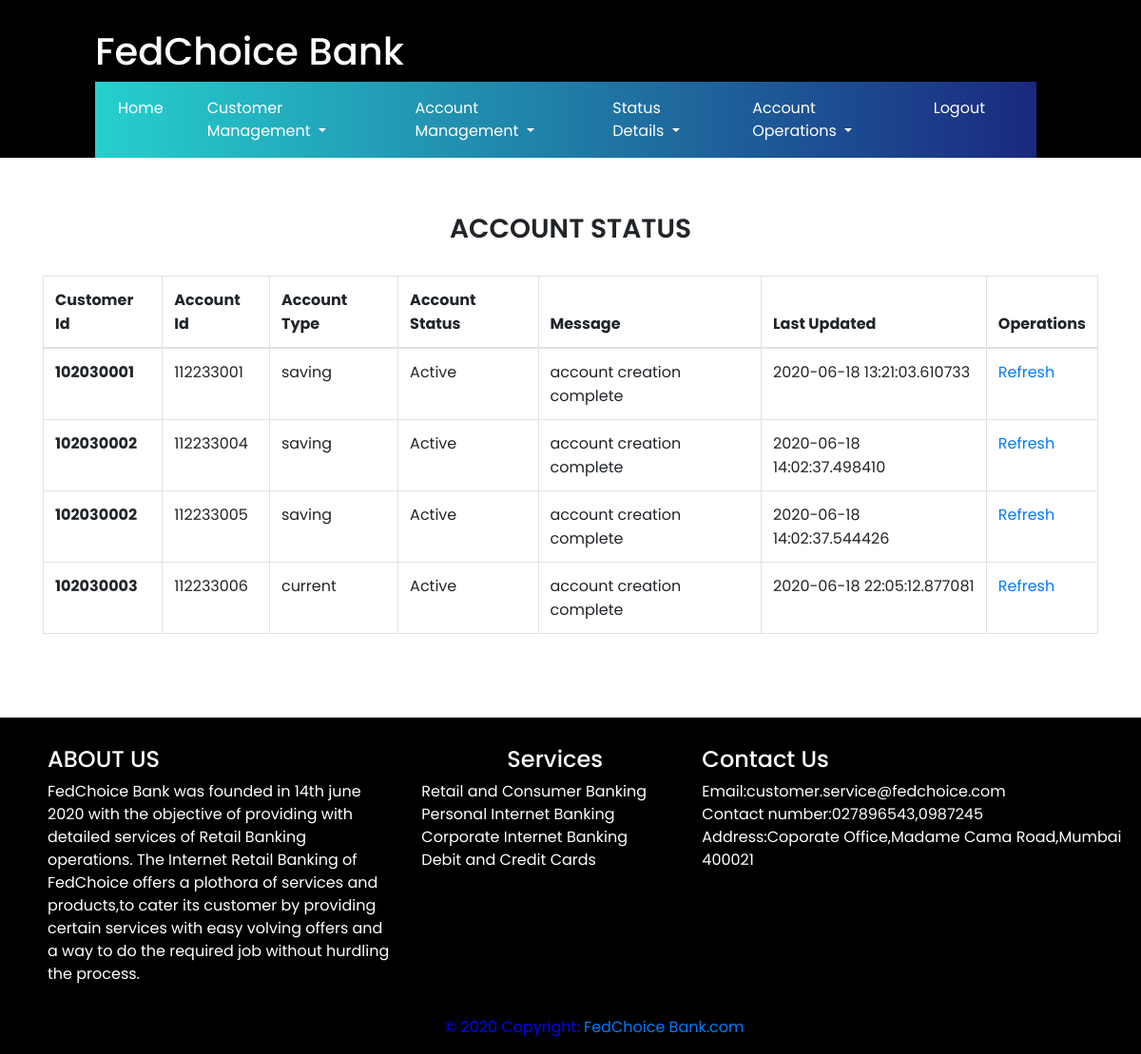
The app's page /account_status (signed in) with its own data.
### app/models.py (models this page shows)
class AccountStatus(db.Model):
    id = db.Column(db.Integer, primary_key=True, autoincrement=True)
    cust_id = db.Column(db.Integer, db.ForeignKey('customer.cust_id'), nullable=False)
    acc_id = db.Column(db.Integer, db.ForeignKey('account.acc_id'), nullable=False)
    status = db.Column(db.String(128))
    message = db.Column(db.String(128))
    customer = db.relationship('Customer', lazy='select', backref=db.backref('account_status', lazy='joined'))
    account = db.relationship('Account', lazy='select', backref=db.backref('account_status', lazy='joined'))
    last_updated = db.Column(db.DateTime, default=datetime.now, onupdate=datetime.now)

class Account(db.Model):
    def generate_id(self):
        last_id = db.session.query(db.func.max(Account.acc_id)).scalar()
        if last_id is not None:
            return last_id + 1
        return 112233001
    acc_id = db.Column(db.Integer, primary_key=True, default=generate_id)
    cust_id = db.Column(db.Integer, db.ForeignKey('customer.cust_id'))
    amount = db.Column(db.Integer, nullable=False)
    type = db.Column(db.String(20))
    customer = db.relationship('Customer', lazy='select', backref=db.backref('account', lazy='joined'))

### app/routes.py (the view)
@main.route('/account_status')
@exec_login_required
def account_status():
    rows = AccountStatus.query.all()
    return render_template("account_status.html", rows=rows)

### app/routes.py (called while the page is built)
def exec_login_required(func):
    @wraps(func)
    def wrapper(*args, **kwargs):
        if 'user' in session:
            user = session['user']
            if user['emp_type'] == 'executive':
                return func(*args, **kwargs)
            else:
                flash("Executive Login Required", 'error')
                return redirect(url_for('main.login'))
        else:
            flash("Login Required", 'error')
            return redirect(url_for('main.login', next=request.path))
    return wrapper

### app/templates/account_status.html (shortened to what this page needs)
{% extends 'base.html' %}
{% block content %}
    <section id="form">
	    <div class="container py-4">
		    <div class="form-sub py-4" style="width: 100%;margin: 0 auto;margin-top:10px;">
				<h3 class="text-center text-uppercase">ACCOUNT STATUS</h3><br>
                <table class="table table-bordered">
                  <thead>
                    <tr>
                      <th scope="col" style="width:12%">Customer Id</th>
                      <th scope="col" style="width:12%">Account Id</th>
                      <th scope="col" style="width:14%">Account Type</th>
                      <th scope="col" style="width:20%">Account Status</th>
                      <th scope="col" style="width:25%">Message</th>
                      <th scope="col" style="width:25%">Last Updated</th>
                      <th scope="col">Operations</th>
                    </tr>
                  </thead>
                  <tbody>
                  {% for row in rows %}
                    <tr>
                      <th scope="row">{{ row.cust_id }}</th>
                      <td>{{ row.acc_id }}</td>
                      <td>{{ row.account.type }}</td>
                      <td>{{ row.status }}</td>
                      <td>{{ row.message }}</td>
                      <td>{{ row.last_updated }}</td>
                      <td><a href="#">Refresh</a></td>
                    </tr>
                  {% endfor %}
                  </tbody>
                </table>
            </div>
        </div>
    </section>
{% include 'footer.html' %}
{% endblock content %}

### app/templates/base.html (shortened to what this page needs)
<!DOCTYPE html>
<html lang="en">
{% include 'head.html' %}
<body>
{% block content %}
{% endblock content %}
</body>
</html>

### app/templates/navbar.html (shortened to what this page needs)
<section>
    <div class = "page-header" style="padding-left:100px;padding-top:30px;background:black;">
       <h1 style="color:#fff">
          FedChoice Bank
       </h1>
        <nav class="navbar navbar-expand-lg navbar-light bg-light" style="width:90%;">
            <div class="collapse navbar-collapse" id="navbarSupportedContent">
                <ul class="navbar-nav mr-auto">
                  <li class="nav-item active">
                    <a class="nav-link" href="{{ url_for('main.home') }}">Home <span class="sr-only">(current)</span></a>
                  </li>
                  <li class="nav-item dropdown">
                    <a class="nav-link dropdown-toggle" href="#" id="navbarDropdown" role="button" data-toggle="dropdown" aria-haspopup="true" aria-expanded="false">
                      Customer Management
                    </a>
                  </li>
                  <li class="nav-item dropdown">
                    <a class="nav-link dropdown-toggle" href="#" id="navbarDropdown1" role="button" data-toggle="dropdown" aria-haspopup="true" aria-expanded="false">
                      Account Management
                    </a>
                  </li>
                  <li class="nav-item dropdown">
                    <a class="nav-link dropdown-toggle" href="#" id="navbarDropdown2" role="button" data-toggle="dropdown" aria-haspopup="true" aria-expanded="false">
                      Status Details
                    </a>
                  </li>
                  <li class="nav-item dropdown">
                    <a class="nav-link dropdown-toggle" href="#" id="navbarDropdown3" role="button" data-toggle="dropdown" aria-haspopup="true" aria-expanded="false">
                      Account Operations
                    </a>
                  </li>
                  <li class="nav-item">
                    <a class="nav-link disabled" href="/logout">Logout</a>
                  </li>
                </ul>
            </div>
        </nav>
    </div>
</section>

### app/templates/head.html (shortened to what this page needs)
<head>
    <link rel="stylesheet" href="https://maxcdn.bootstrapcdn.com/bootstrap/4.0.0/css/bootstrap.min.css"
>
    <link rel="stylesheet" href="static/css/style.css"/>
    <link rel="stylesheet" href="static/css/header.css"/>
</head>

### app/templates/footer.html
<footer class="page-footer font-small blue pt-4">
    <section style="width:100%">
        <div class = "page-header" style="padding-left:50px;padding-top:30px;background:black;">
           <div class="row">
               <div class="col-md-4">
                   <h4 style="color:white;font-family:Poppins;">ABOUT US</h4>
               </div>
               <div class="col-md-3">
                   <h4 style="color:white;font-family:Poppins;padding-left:90px;">Services</h4>
               </div>
               <div class="col-md-5">
                   <h4 style="color:white;font-family:Poppins;">Contact Us</h4>
               </div>
           </div>
           <div class="row">
               <div class="col-md-4">
                   <p style="color:white;font-family:Poppins;">FedChoice Bank was founded in 14th june 2020 with the objective of providing with detailed services of Retail Banking operations. The Internet Retail Banking of FedChoice offers a plothora of services and products,to cater its customer by providing certain services with easy volving offers and a way to do the required job without hurdling the process. </p>
               </div>
               <div class="col-md-3">
                   <span style="color:white;font-family:Poppins;">Retail and Consumer Banking</span><br>
                   <span style="color:white;font-family:Poppins;">Personal Internet Banking</span><br>
                   <span style="color:white;font-family:Poppins;">Corporate Internet Banking</span><br>
                   <span style="color:white;font-family:Poppins;">Debit and Credit Cards</span><br>
               </div>
               <div class="col-md-5">
                   <span style="color:white;font-family:Poppins;">Email:customer.service@fedchoice.com</span><br>
                   <span style="color:white;font-family:Poppins;">Contact number:027896543,0987245</span><br>
                   <span style="color:white;font-family:Poppins;">Address:Coporate Office,Madame Cama Road,Mumbai 400021</span>
               </div>
            </div>
                <div class="footer-copyright text-center py-3" style="color:blue;">© 2020 Copyright:
                    <a href="#"> FedChoice Bank.com</a>
                </div>
        </div>
    </section>
</footer>

### app/static/css/style.css (style rules this page uses)
* { font-family: 'Poppins'; }
body { margin:0; padding: 0; }
.form-sub h3 { font-weight: 600; }
table th { width: auto !important; }

### app/static/css/header.css (style rules this page uses)
* { font-family: 'Poppins'; }
.navbar { background: linear-gradient(to right,#26D0CE,#1A2980); z-index: 99999; }
.navbar a { color: #fff !important; }
.navbar .navbar-nav .nav-item .nav-link { font-family: 'Poppins' !important; margin-right: 30px; }

### records on screen
AccountStatus: cust_id "102030001", acc_id "112233001", account.type "saving", status "Active", message "account creation complete", last_updated "2020-06-18 13:21:03.610733"
AccountStatus: cust_id "102030002", acc_id "112233004", account.type "saving", status "Active", message "account creation complete", last_updated "2020-06-18 14:02:37.498410"
AccountStatus: cust_id "102030002", acc_id "112233005", account.type "saving", status "Active", message "account creation complete", last_updated "2020-06-18 14:02:37.544426"
AccountStatus: cust_id "102030003", acc_id "112233006", account.type "current", status "Active", message "account creation complete", last_updated "2020-06-18 22:05:12.877081"
